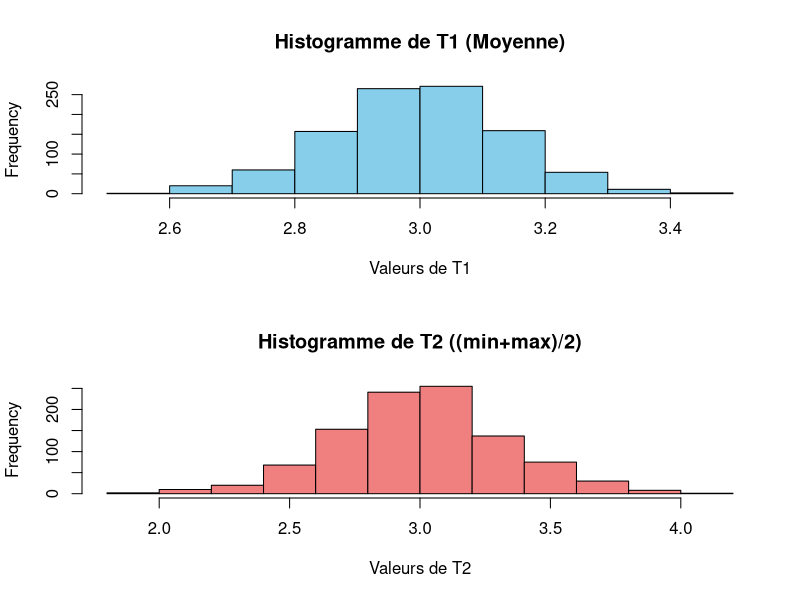

The R script that drew this image:
## ---- chunk 1
knitr::opts_chunk$set(echo = TRUE)
## ---- chunk 2
cardiaque <- read.csv("DATA/cardiaque.csv")
sysBM <- cardiaque[cardiaque$BMI >= 23, "systolique"]
length(sysBM) # taille
sd(sysBM) # ecart-type corrigé
mean(sysBM) # moyenne
quantile(sysBM) # quartiles

## ---- chunk 3
Esp <- 3
Ecart <- 1
N <- 1000
n <- 50

dataG_v <- rnorm(N*n,mean=Esp,sd=Ecart)
dataG <- matrix(dataG_v, nrow = N)

est1 <- apply(dataG, MARGIN=1, mean)
est2 <- apply(dataG, MARGIN=1, function(x)((min(x) + max(x))/2))

moyest1 <- mean(est1)
moyest2 <- mean(est2)
moyest1
moyest2

etest1 <- sd(est1)
etest2 <- sd(est2)
etest1
etest2


## ---- chunk 4
# Affichage des histogrammes l'un au-dessus de l'autre
par(mfrow=c(2,1))  # Divise la fenêtre graphique en 2 lignes et 1 colonne

hist(est1, col="skyblue", main="Histogramme de T1 (Moyenne)", xlab="Valeurs de T1", border="black")
hist(est2, col="lightcoral", main="Histogramme de T2 ((min+max)/2)", xlab="Valeurs de T2", border="black")

## ---- chunk 5
µ <- 3
Ecart <- 1
N <- 1000
n <- 50

dataG_v <- rnorm(N*n,mean=µ,sd=Ecart)
dataG <- matrix(dataG_v, nrow = N)

est3 <- apply(dataG, MARGIN = 1, function(x) (sum(x^2) / n - mean(x)^2))  
est4 <- apply(dataG, MARGIN = 1, var)  

est3
est4
